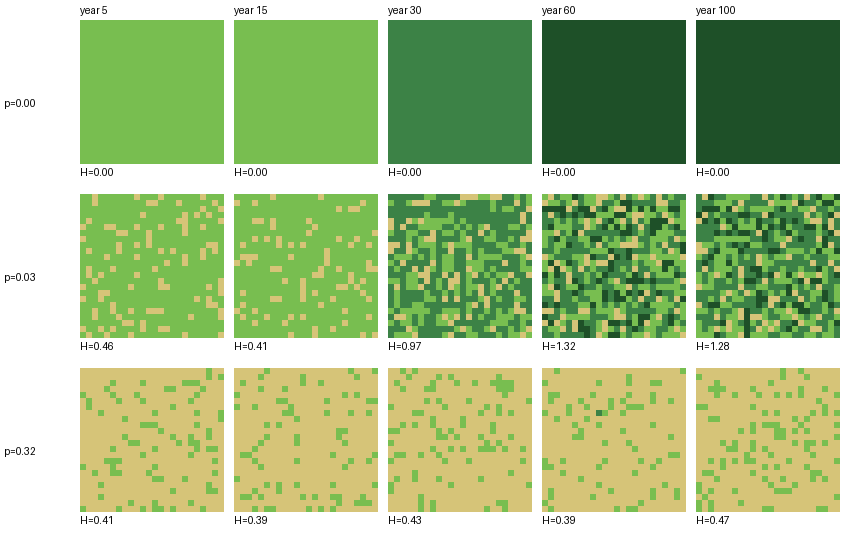

The script that saved this image:
# SPDX-License-Identifier: MIT
"""SUCCESSION time-lapse: renders the 0-1-2-3 stage mosaic of a 24x24 island under three fire rates over 100 years
into succession_timelapse.png (rows = burn rate, columns = year) for the contest board."""
import random
from PIL import Image, ImageDraw
from succession_sim import Island
COL = [(214, 196, 120), (120, 190, 80), (60, 130, 70), (30, 80, 40)]
def run(p, years, n=24, seed=1):
    rng = random.Random(seed); I = Island(n, 0); snaps = {}
    for y in range(1, years + 1):
        I.step(1)
        for j in range(n):
            for i in range(n):
                if rng.random() < p: I.t[j][i] = 0.0
        if y in (5, 15, 30, 60, 100): snaps[y] = ([[min(3, I.stage(i, j)) for i in range(n)] for j in range(n)], I.shannon())
    return snaps
def render(path="succession_timelapse.png", rates=(0.0, 0.03, 0.32), cell=6):
    n = 24; W = n * cell + 10; img = Image.new("RGB", (5 * W + 90, len(rates) * (W + 20) + 20), "white"); d = ImageDraw.Draw(img)
    for r, p in enumerate(rates):
        d.text((4, 20 + r * (W + 20) + W // 2), "p=%.2f" % p, fill="black")
        for c, (yr, (g, h)) in enumerate(sorted(run(p, 100).items())):
            ox, oy = 80 + c * W, 20 + r * (W + 20)
            if r == 0: d.text((ox, 4), "year %d" % yr, fill="black")
            for j in range(n):
                for i in range(n): d.rectangle([ox + i * cell, oy + j * cell, ox + i * cell + cell - 1, oy + j * cell + cell - 1], fill=COL[g[j][i]])
            d.text((ox, oy + n * cell + 2), "H=%.2f" % abs(h), fill="black")
    img.save(path); return path
if __name__ == "__main__": print(render())
